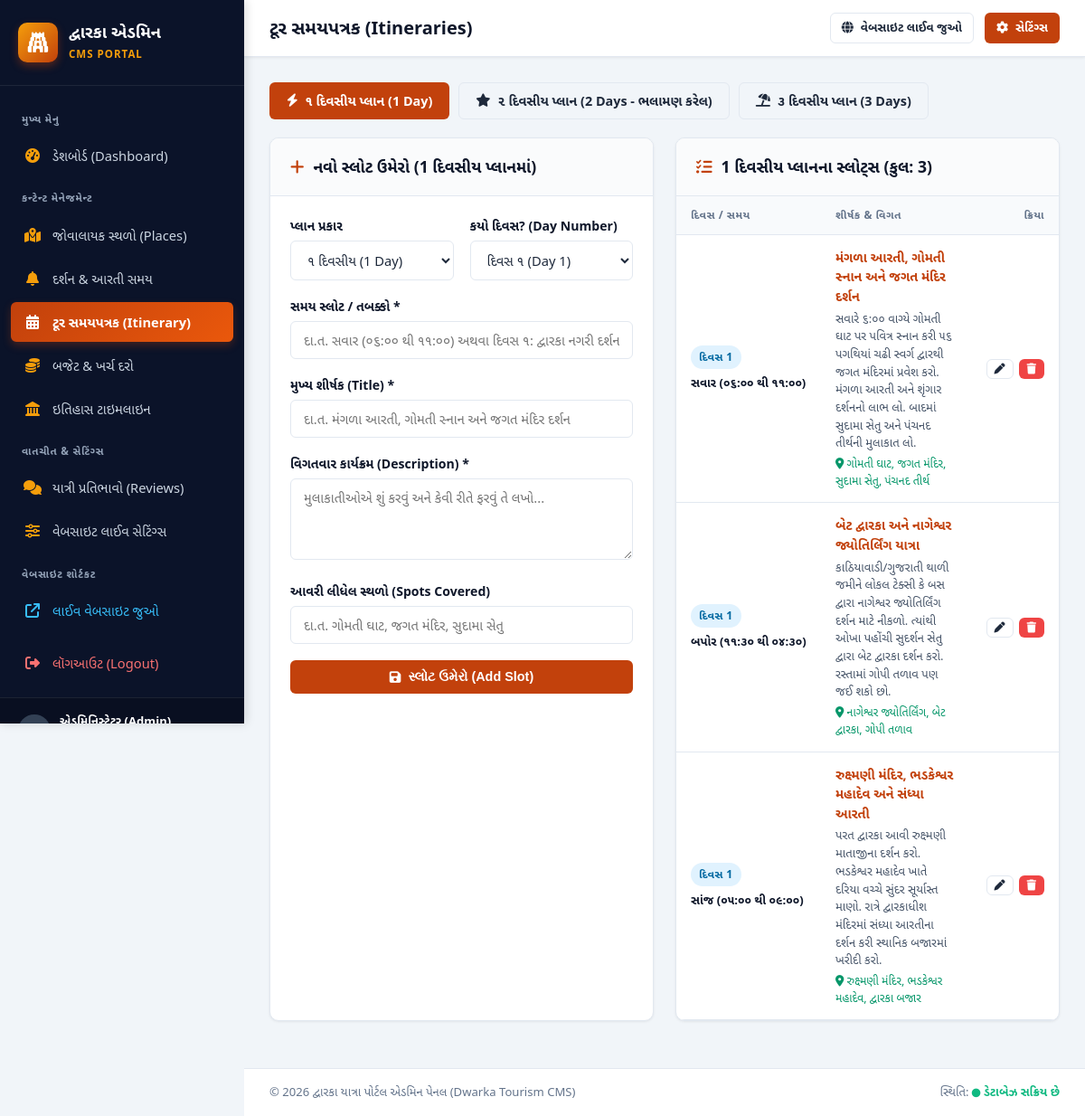
The page /admin/itineraries.php (signed in) on the database its author committed.
### tables this page shows
CREATE TABLE `itineraries` (
    `id` INT AUTO_INCREMENT PRIMARY KEY,
    `plan_days` INT NOT NULL,  
    `day_number` INT NOT NULL,
    `time_slot` VARCHAR(100) NOT NULL,  
    `title_gu` VARCHAR(255) NOT NULL,
    `description_gu` TEXT NOT NULL,
    `spots_covered` VARCHAR(255) NOT NULL
);

### admin/auth_check.php (called while the page is built, shortened)
<?php
function get_csrf_token() {
    return $_SESSION['csrf_token'];
}

### admin/itineraries.php (the view, shortened to what this page needs)
<?php
require_once __DIR__ . '/header.php';
$selected_plan = (int)($_GET['plan'] ?? 1);
$edit_item = null;
$stmt = $pdo->prepare("SELECT * FROM itineraries WHERE plan_days = ? ORDER BY day_number ASC, id ASC");
$stmt->execute([$selected_plan]);
$items = $stmt->fetchAll();
?>
<div style="display: flex; gap: 10px; margin-bottom: 20px; flex-wrap: wrap;">
    <a href="itineraries.php?plan=1" class="btn <?= $selected_plan === 1 ? 'btn-primary' : 'btn-outline' ?>">
        <i class="fa-solid fa-bolt"></i> ૧ દિવસીય પ્લાન (1 Day)
    </a>
    <a href="itineraries.php?plan=2" class="btn <?= $selected_plan === 2 ? 'btn-primary' : 'btn-outline' ?>">
        <i class="fa-solid fa-star"></i> ૨ દિવસીય પ્લાન (2 Days - ભલામણ કરેલ)
    </a>
    <a href="itineraries.php?plan=3" class="btn <?= $selected_plan === 3 ? 'btn-primary' : 'btn-outline' ?>">
        <i class="fa-solid fa-umbrella-beach"></i> ૩ દિવસીય પ્લાન (3 Days)
    </a>
</div>
<div style="display: grid; grid-template-columns: repeat(auto-fit, minmax(380px, 1fr)); gap: 24px;">
    <div class="card">
        <div class="card-header">
            <div class="card-title">
                <i class="fa-solid <?= $edit_item ? 'fa-pen-to-square' : 'fa-plus' ?>" style="color: var(--primary);"></i>
                <?= $edit_item ? 'સ્લોટ સુધારો (Edit Slot)' : "નવો સ્લોટ ઉમેરો ({$selected_plan} દિવસીય પ્લાનમાં)" ?>
            </div>
        </div>
        <div class="card-body">
            <form method="POST" action="itineraries.php">
                <div class="form-grid" style="grid-template-columns: 1fr 1fr; margin-bottom: 0;">
                    <div class="form-group">
                        <label class="form-label" for="plan_days">પ્લાન પ્રકાર</label>
                        <select name="plan_days" id="plan_days" class="form-control">
                            <option value="1" <?= ($edit_item['plan_days'] ?? $selected_plan) == 1 ? 'selected' : '' ?>>૧ દિવસીય (1 Day)</option>
                        </select>
                    </div>
                    <div class="form-group">
                        <label class="form-label" for="day_number">કયો દિવસ? (Day Number)</label>
                        <select name="day_number" id="day_number" class="form-control">
                            <option value="1" <?= ($edit_item['day_number'] ?? 1) == 1 ? 'selected' : '' ?>>દિવસ ૧ (Day 1)</option>
                        </select>
                    </div>
                </div>
                <div class="form-group">
                    <label class="form-label" for="time_slot">સમય સ્લોટ / તબક્કો *</label>
                    <input type="text" id="time_slot" name="time_slot" class="form-control"
                           value="<?= htmlspecialchars($edit_item['time_slot'] ?? '') ?>"
                           placeholder="દા.ત. સવાર (૦૬:૦૦ થી ૧૧:૦૦) અથવા દિવસ ૧: દ્વારકા નગરી દર્શન" required>
                </div>
                <div class="form-group">
                    <label class="form-label" for="title_gu">મુખ્ય શીર્ષક (Title) *</label>
                    <input type="text" id="title_gu" name="title_gu" class="form-control"
                           value="<?= htmlspecialchars($edit_item['title_gu'] ?? '') ?>"
                           placeholder="દા.ત. મંગળા આરતી, ગોમતી સ્નાન અને જગત મંદિર દર્શન" required>
                </div>
                <div class="form-group">
                    <label class="form-label" for="description_gu">વિગતવાર કાર્યક્રમ (Description) *</label>
                    <textarea id="description_gu" name="description_gu" class="form-control" rows="3"
                              placeholder="મુલાકાતીઓએ શું કરવું અને કેવી રીતે ફરવું તે લખો..." required><?= htmlspecialchars($edit_item['description_gu'] ?? '') ?></textarea>
                </div>
                <div class="form-group">
                    <label class="form-label" for="spots_covered">આવરી લીધેલ સ્થળો (Spots Covered)</label>
                    <input type="text" id="spots_covered" name="spots_covered" class="form-control"
                           value="<?= htmlspecialchars($edit_item['spots_covered'] ?? '') ?>"
                           placeholder="દા.ત. ગોમતી ઘાટ, જગત મંદિર, સુદામા સેતુ">
                </div>
                <button type="submit" class="btn btn-primary" style="width: 100%;">
                    <i class="fa-solid fa-floppy-disk"></i>
                    <?= $edit_item ? 'ફેરફારો સેવ કરો (Save Changes)' : 'સ્લોટ ઉમેરો (Add Slot)' ?>
                </button>
            </form>
        </div>
    </div>
    <div class="card" style="grid-column: span 1;">
        <div class="card-header">
            <div class="card-title">
                <i class="fa-solid fa-list-check" style="color: var(--primary);"></i>
                <?= $selected_plan ?> દિવસીય પ્લાનના સ્લોટ્સ (કુલ: <?= count($items) ?>)
            </div>
        </div>
        <div class="card-body" style="padding: 0;">
            <div class="table-responsive">
                <table class="admin-table">
                    <thead>
                        <tr>
                            <th>દિવસ / સમય</th>
                            <th>શીર્ષક & વિગત</th>
                            <th style="text-align: right; width: 100px;">ક્રિયા</th>
                        </tr>
                    </thead>
                    <tbody>
                        <?php if (empty($items)): ?>
                            <tr><td colspan="3" style="text-align: center; color: var(--text-muted); padding: 30px;">આ પ્લાનમાં કોઈ સ્લોટ ઉમેરેલ નથી.</td></tr>
                        <?php else: ?>
                            <?php foreach ($items as $it): ?>
                            <tr <?= ($edit_item && $edit_item['id'] == $it['id']) ? 'style="background: #fffbeb;"' : '' ?>>
                                <td style="width: 160px;">
                                    <span class="badge" style="background: #e0f2fe; color: #0369a1; margin-bottom: 4px; display: block; width: fit-content;">
                                        દિવસ <?= $it['day_number'] ?>
                                    </span>
                                    <strong style="font-size: 0.82rem; color: var(--navy);"><?= htmlspecialchars($it['time_slot']) ?></strong>
                                </td>
                                <td>
                                    <strong style="color: var(--primary);"><?= htmlspecialchars($it['title_gu']) ?></strong>
                                    <p style="font-size: 0.82rem; color: #475569; margin: 4px 0;"><?= htmlspecialchars($it['description_gu']) ?></p>
                                    <?php if ($it['spots_covered']): ?>
                                        <div style="font-size: 0.78rem; color: #059669;">
                                            <i class="fa-solid fa-location-dot"></i> <?= htmlspecialchars($it['spots_covered']) ?>
                                        </div>
                                    <?php endif; ?>
                                </td>
                                <td style="text-align: right;">
                                    <div class="action-buttons" style="justify-content: flex-end;">
                                        <a href="itineraries.php?plan=<?= $selected_plan ?>&edit_id=<?= $it['id'] ?>" class="btn btn-outline btn-xs" title="સુધારો">
                                            <i class="fa-solid fa-pen"></i>
                                        </a>
                                        <a href="delete.php?type=itinerary&id=<?= $it['id'] ?>&token=<?= get_csrf_token() ?>"
                                           class="btn btn-danger btn-xs"
                                           onclick="return confirmDelete('શું તમે ખરેખર આ સ્લોટ કાઢી નાખવા માંગો છો?');"
                                           title="કાઢી નાખો">
                                            <i class="fa-solid fa-trash"></i>
                                        </a>
                                    </div>
                                </td>
                            </tr>
                            <?php endforeach; ?>
                        <?php endif; ?>
                    </tbody>
                </table>
            </div>
        </div>
    </div>
</div>
<?php require_once __DIR__ . '/footer.php'; ?>

### admin/css/admin.css (style rules this page uses)
:root { --primary: #c2410c; --primary-hover: #9a3412; --primary-light: #ffedd5; --kesari: #d97706; --navy: #0f172a; --navy-light: #1e293b; --sidebar-bg: #0b1329; --sidebar-hover: #1e293b; --sidebar-active: #c2410c; --bg-main: #f1f5f9; --card-bg: #ffffff; --text-main: #1e293b; --text-muted: #64748b; --border: #e2e8f0; --success: #10b981; --danger: #ef4444; --warning: #f59e0b; --info: #0284c7; --radius-sm: 6px; --radius-md: 10px; --radius-lg: 16px; --shadow-sm: 0 1px 3px rgba(0,0,0,0.07); --shadow-md: 0 4px 6px -1px rgba(0,0,0,0.1), 0 2px 4px -2px rgba(0,0,0,0.08); --shadow-lg: 0 10px 15px -3px rgba(0,0,0,0.12); }
* { margin: 0; padding: 0; box-sizing: border-box; }
body { font-family: 'Segoe UI', -apple-system, BlinkMacSystemFont, 'Noto Sans Gujarati', 'Gujarati MT', sans-serif; background-color: var(--bg-main); color: var(--text-main); line-height: 1.5; min-height: 100vh; }
.btn { display: inline-flex; align-items: center; justify-content: center; gap: 8px; padding: 9px 18px; border-radius: var(--radius-sm); font-size: 0.9rem; font-weight: 600; text-decoration: none; border: 1px solid transparent; cursor: pointer; transition: all 0.2s ease; }
.btn-primary { background: var(--primary); color: #ffffff; }
.btn-outline { background: transparent; border-color: var(--border); color: var(--text-main); }
.btn-danger { background: var(--danger); color: #fff; }
.btn-xs { padding: 4px 8px; font-size: 0.75rem; }
.card { background: var(--card-bg); border-radius: var(--radius-md); border: 1px solid var(--border); box-shadow: var(--shadow-sm); margin-bottom: 24px; overflow: hidden; }
.card-header { padding: 18px 22px; border-bottom: 1px solid var(--border); display: flex; align-items: center; justify-content: space-between; background: #fafbfc; }
.card-title { font-size: 1.1rem; font-weight: 700; color: var(--navy); display: flex; align-items: center; gap: 10px; }
.card-body { padding: 22px; }
.table-responsive { width: 100%; overflow-x: auto; }
.admin-table { width: 100%; border-collapse: collapse; text-align: left; font-size: 0.9rem; }
.admin-table th { background: #f8fafc; padding: 12px 16px; font-weight: 600; color: var(--text-muted); border-bottom: 1px solid var(--border); text-transform: uppercase; font-size: 0.75rem; letter-spacing: 0.5px; }
.admin-table td { padding: 14px 16px; border-bottom: 1px solid var(--border); vertical-align: middle; }
.badge { display: inline-block; padding: 4px 9px; border-radius: 999px; font-size: 0.76rem; font-weight: 600; text-transform: uppercase; letter-spacing: 0.3px; }
.form-grid { display: grid; grid-template-columns: repeat(auto-fit, minmax(280px, 1fr)); gap: 18px; }
.form-group { margin-bottom: 18px; }
.form-label { display: block; font-size: 0.88rem; font-weight: 600; color: var(--navy); margin-bottom: 6px; }
.form-control { width: 100%; padding: 10px 14px; border: 1px solid var(--border); border-radius: var(--radius-sm); font-size: 0.92rem; color: var(--text-main); background: #ffffff; transition: border-color 0.2s, box-shadow 0.2s; font-family: inherit; }
textarea.form-control { resize: vertical; min-height: 90px; }
.action-buttons { display: flex; gap: 6px; align-items: center; }

### rows shown on the page
itineraries: day_number "1", time_slot "સવાર (૦૬:૦૦ થી ૧૧:૦૦)", title_gu "મંગળા આરતી, ગોમતી સ્નાન અને જગત મંદિર દર્શન", description_gu "સવારે ૬:૦૦ વાગ્યે ગોમતી ઘાટ પર પવિત્ર સ્નાન કરી ૫૬ પગથિયાં ચઢી સ્વર્ગ દ્વારથી જગત મંદિરમાં પ્રવેશ કરો. મંગળા આરતી અને શૃંગાર દર્શનનો લાભ લો. બાદમાં સુદામા સેતુ અને પંચનદ તીર્થની મુલાકાત લો.", spots_covered "ગોમતી ઘાટ, જગત મંદિર, સુદામા સેતુ, પંચનદ તીર્થ"
itineraries: day_number "1", time_slot "બપોર (૧૧:૩૦ થી ૦૪:૩૦)", title_gu "બેટ દ્વારકા અને નાગેશ્વર જ્યોતિર્લિંગ યાત્રા", description_gu "કાઠિયાવાડી/ગુજરાતી થાળી જમીને લોકલ ટેક્સી કે બસ દ્વારા નાગેશ્વર જ્યોતિર્લિંગ દર્શન માટે નીકળો. ત્યાંથી ઓખા પહોંચી સુદર્શન સેતુ દ્વારા બેટ દ્વારકા દર્શન કરો. રસ્તામાં ગોપી તળાવ પણ જઈ શકો છો.", spots_covered "નાગેશ્વર જ્યોતિર્લિંગ, બેટ દ્વારકા, ગોપી તળાવ"
itineraries: day_number "1", time_slot "સાંજ (૦૫:૦૦ થી ૦૯:૦૦)", title_gu "રુક્ષ્મણી મંદિર, ભડકેશ્વર મહાદેવ અને સંધ્યા આરતી", description_gu "પરત દ્વારકા આવી રુક્ષ્મણી માતાજીના દર્શન કરો. ભડકેશ્વર મહાદેવ ખાતે દરિયા વચ્ચે સુંદર સૂર્યાસ્ત માણો. રાત્રે દ્વારકાધીશ મંદિરમાં સંધ્યા આરતીના દર્શન કરી સ્થાનિક બજારમાં ખરીદી કરો.", spots_covered "રુક્ષ્મણી મંદિર, ભડકેશ્વર મહાદેવ, દ્વારકા બજાર"

### other values the page prints
$page_title "ટૂર સમયપત્રક (Itineraries)"
$selected_plan "1"
count($items) "3"
